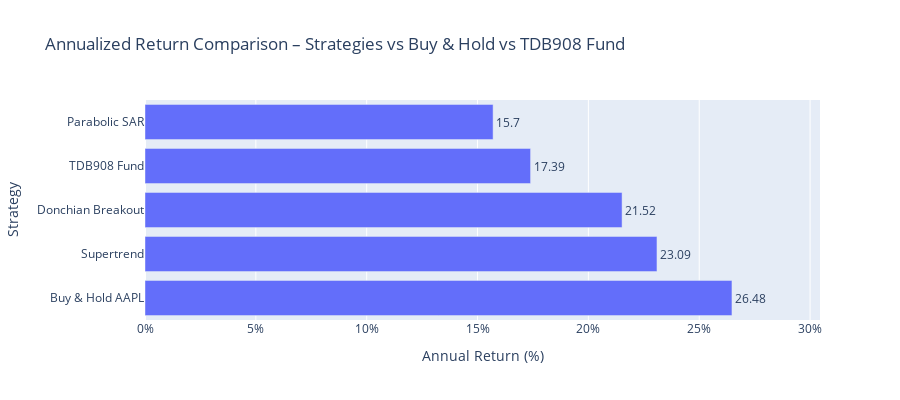

Notebook code for this chart:
### Code cell
# 1) Annual return comparison
plot_metric_bar(
    metrics_df,
    metric_col="Annual Return (%)",
    title="Annualized Return Comparison – Strategies vs Buy & Hold vs TDB908 Fund",
    is_percent=True
)

### Figure 1 — Plotly figure (JSON) as saved in the notebook; plotly's stock layout.template omitted (floating-point values rounded to 4 significant figures)
{"data": [{"hovertemplate": "Annual Return (%)=%{x}<br>Strategy=%{y}<br>text=%{text}<extra></extra>", "legendgroup": "", "marker": {"color": "#636efa", "pattern": {"shape": ""}}, "name": "", "orientation": "h", "showlegend": false, "text": [26.48, 23.09, 21.52, 17.39, 15.7], "textposition": "outside", "type": "bar", "x": [26.48, 23.09, 21.52, 17.39, 15.7], "xaxis": "x", "y": ["Buy & Hold AAPL", "Supertrend", "Donchian Breakout", "TDB908 Fund", "Parabolic SAR"], "yaxis": "y"}], "layout": {"barmode": "relative", "height": 400, "legend": {"tracegroupgap": 0}, "showlegend": false, "title": {"text": "Annualized Return Comparison – Strategies vs Buy & Hold vs TDB908 Fund"}, "xaxis": {"anchor": "y", "domain": [0, 1], "range": [0, 30.45], "ticksuffix": "%", "title": {"text": "Annual Return (%)"}}, "yaxis": {"anchor": "x", "domain": [0, 1], "title": {"text": "Strategy"}}}}
